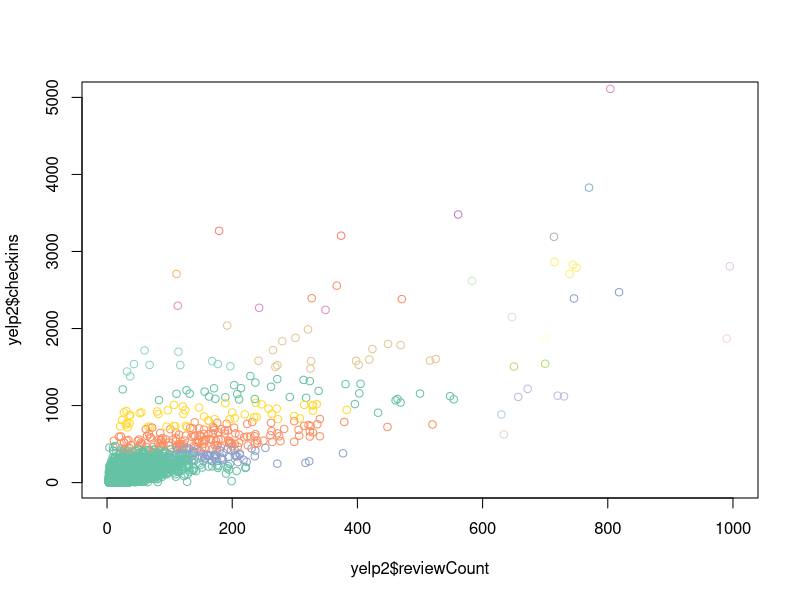

The R script that drew this image:
library(RColorBrewer)
setwd("~/Documents/cs373/hw2")
allColors = as.vector(cbind(brewer.pal(8, "Set2"), brewer.pal(12, "Set3"), brewer.pal(9, "Pastel1"), brewer.pal(8, "Pastel2"), brewer.pal(12, "Paired"), brewer.pal(8, "Accent")))
yelp <- read.csv(file="short_yelp.csv", header = TRUE, quote = "\"", comment.char = "")
yelp2 <- yelp[,c("latitude", "longitude", "reviewCount", "checkins")]
points <- read.csv(file="points.csv", header = TRUE, quote = "\"", comment.char = "")
dummy <- read.csv(file="dummy.csv", header = TRUE, quote = "\"", comment.char = "")
dummy_small <- read.csv(file="dummy_small.csv", header = TRUE, quote = "\"", comment.char = "")
centroids <- read.csv(file="centroids.csv", header = TRUE, quote = "\"", comment.char = "")
points = points[order(points$index), ]

#cluster <- kmeans(yelp2, 32, 300, algorithm = "MacQueen")
centroids[0]

#plot(yelp2$reviewCount, yelp2$checkins, col=allColors[cluster$cluster])
#plot(dummy$latitude, dummy$longitude, col=allColors[points$cluster + 1])
#points(centroids$latitude, centroids$longitudes, col="black", pch=17)

plot(yelp2$reviewCount, yelp2$checkins, col=allColors[points$cluster + 1], xlim = c(0, 1000), ylim = c(0, 5000))
#points(centroids$reviewCount, centroids$checkins, col="black", pch=17)
